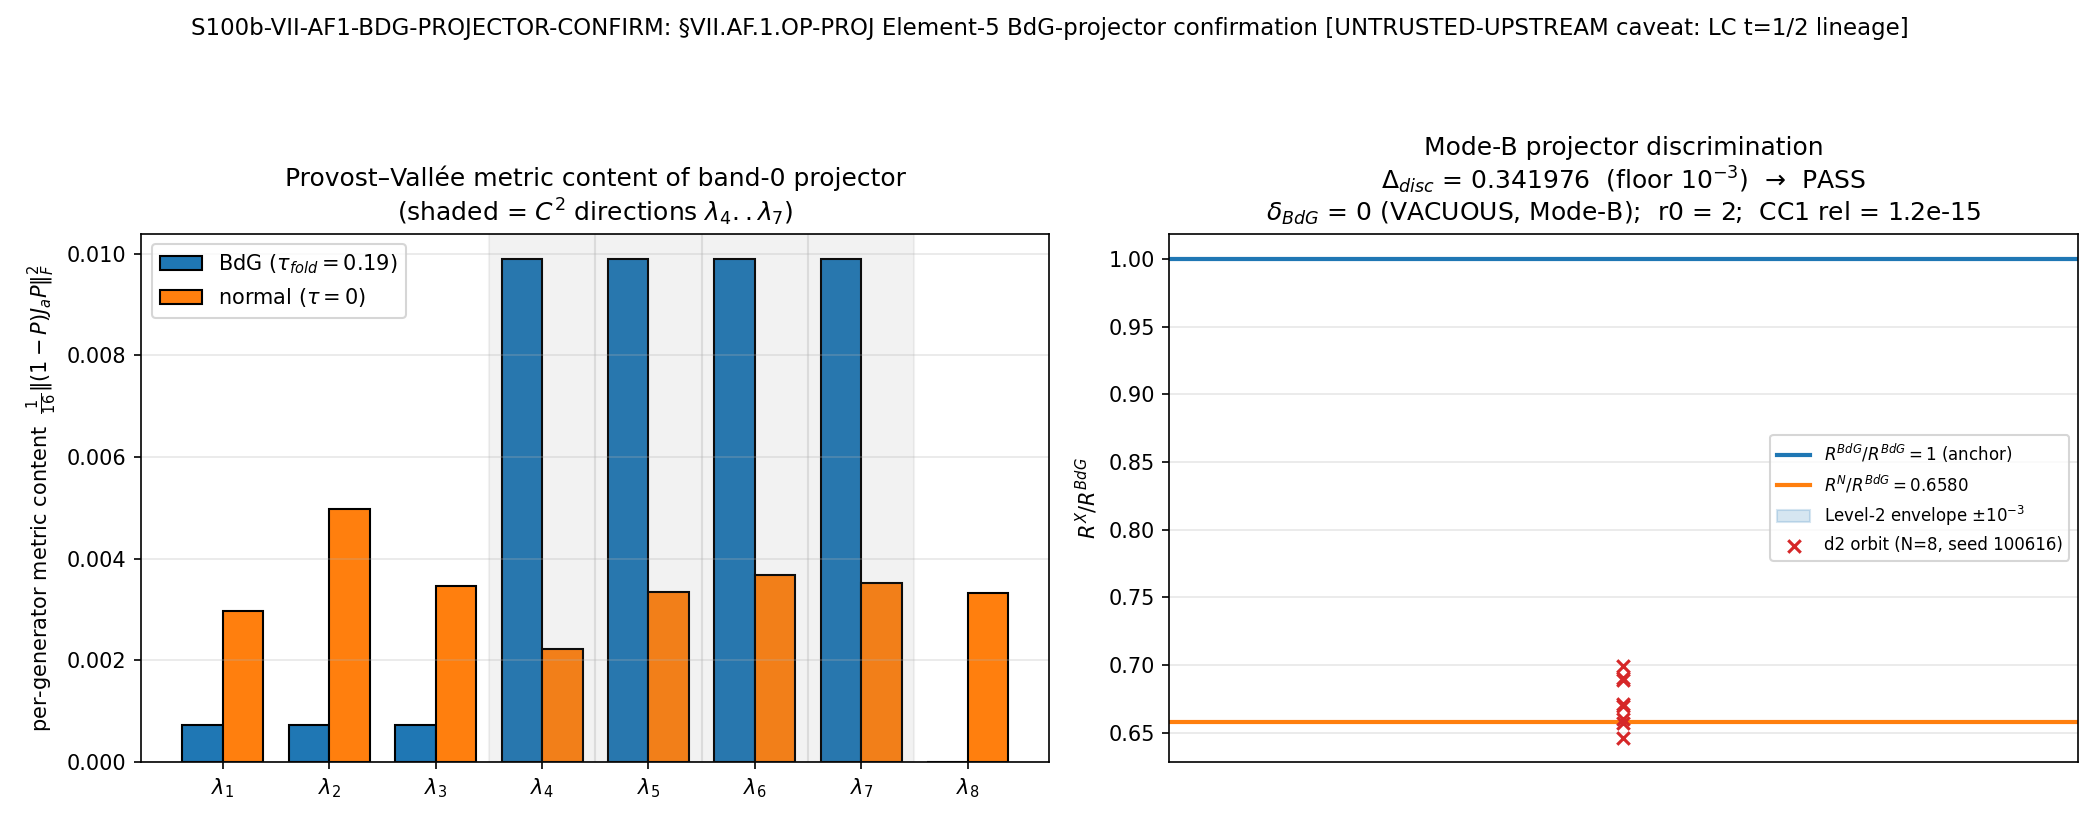

Python code for this plot:
#!/usr/bin/env python
# -*- coding: utf-8 -*-
r"""
S100b-VII-AF1-BDG-PROJECTOR-CONFIRM
================================================================================
Gate:   S100b-VII-AF1-BDG-PROJECTOR-CONFIRM   (trigger [VERIFY], class GEOMETRIC)
Agent:  landau-condensed-matter-theorist
Plan:   sessions/session-plan/session-100b-plan-w6.md  ## §W6-1
WP:     sessions/session-100b/session-100b-w6-workingpaper.md  ### §W6-1

Element-5 STRUCTURAL CONFIRMATION of the existing §VII.AF.1.OP-PROJ bridge
(Pillar III HP^1 cohomology <-> Pillar IV Peotta-Torma quantum-metric trace;
LANDED S87 W5-1; OP-PROJ retrofit S88 W11 V.4).  NOT a new registration.

HYPOTHESIS (plan §W6-1)
--------------------------------------------------------------------------------
The bridge integrand is built from the BdG/quasihole-state projector
P_0(tau_fold) (Porlles-Chen, arXiv:2505.17349): the direct Connes-Karoubi
pairing on P_0^BdG reproduces the PRIMARY canonical eps_H_HP1_norm = 16.197719
within the Level-2 envelope (delta_BdG <= 1e-3) AND the rank-matched
normal-state (tau = 0, Jensen order parameter OFF) projector swap does NOT
(Delta_disc > 1e-3) -- the projector choice is load-bearing.

LANDAU READING (substrate framing; phononic-framing.md direction preserved)
--------------------------------------------------------------------------------
The Jensen deformation tau IS the substrate's order parameter: the symmetry
group (SU(3)_L x SU(3)_R)/Z_3 breaks at tau > 0.  P_0(tau_fold) is the
condensed-phase (BdG/quasihole) band-0 projector; P_0(0) is the
symmetric-phase (normal-state) one.  The gate tests whether the bridge
pairing distinguishes the broken phase's projector from the symmetric
phase's -- i.e. whether Element 5 of the registered anatomy is anchored to
the ORDERED state, as a Landau free-energy reading requires.

CONSTRUCTION (plan §W6-1 method, executed exactly)
--------------------------------------------------------------------------------
(0,0) Peter-Weyl block of D_K (16x16; lowest-|lambda| band home sector per
S96-GEOM-OFFJENSEN-CHERN lines 108-110 + S22b block-diagonality), built at
tau_fold = 0.19 and tau = 0 via the canonical dirac_spectrum builder
(u2_invariant_metric on the Jensen line: L = (e^{2 tau}, e^{-2 tau}, e^{tau});
D_(0,0) = Omega_spin, the spinor-connection offset -- the mu = 0 slice of the
S96 (tau,mu) U(2)-invariant TT surface convention).

  P_0^BdG = lowest-|lambda| multiplet projector of D_K(tau_fold), rank r0
            detected at deg_tol = 1e-9 (s86-hp1 eq. R-V1.1)
  P_0^N   = rank-r0-matched lowest-|lambda| projector of D_K(0)
            (tie-break = deterministic eigh ascending-|lambda| stable ordering,
            per the plan pin -- at tau = 0 the (0,0) spectrum is |lambda|-uniform
            [lambda^2 = 27/36, the PROVEN lambda^2 = n/36 record], so the tie-break
            pin is load-bearing and an orbit DIAGNOSTIC quantifies the
            representative-dependence)

Hochschild 2-cocycle (s86-hp1 eqs. R-V1.2 / R-V1.3):
  phi_g(a_0, a_1, a_2)  = tau_S( a_0 [P_0^X, a_1] [P_0^X, a_2] )
  phi_g^sym             = Re part (Riemannian-metric / Provost-Vallee component)
with tau_S = normalized trace Tr/16 on the 16-dim spinor fiber (the Vol(SU(3))
factor and all overall constants are absorbed by N_pair in Mode-B; Delta_disc
is a RATIO and is normalization-free).

GENERATOR BASIS (plan machinery pin `generator_basis`, fallback branch):
  The s84_w10a_114 npz carries NO explicit cocycle-leg basis (keys recorded at
  runtime: scalars + the 3x3 K_0 ch-matrix only), so the PINNED FALLBACK fires:
  Gell-Mann lambda_1..lambda_8 on the M_3(C) summand of A_K -- OPERATIONAL
  DEVIATION declared in the WP methodology subsection.  On the (0,0) singlet
  spinor fiber the represented action of the Gell-Mann direction a is the
  canonical Kosmann spin-lift (S23a lineage, Baptista Paper 17 eq 4.1):
      K_a = (1/8) sum_{r,s} (Gamma[s,r,a] - Gamma[r,s,a]) gamma_r gamma_s
  (anti-Hermitian); the Hermitian generator representation is J_a = i K_a.
  Each arm X is evaluated SELF-CONSISTENTLY at its own metric point: P_0^X,
  Gamma(tau_X) and hence J_a(tau_X) all at tau_X ("the projector swap
  propagates to BOTH legs -- self-consistent quasihole-vs-normal metric per
  Porlles-Chen", plan method).

CONNES-KAROUBI PAIRING, PROJECTOR SIDE (plan operator)
--------------------------------------------------------------------------------
The pairing of [phi_g^sym] in HC^2(A_K) with [Ch(P_0^X)] in K_0(A_K) is
evaluated in the idempotent-evaluation form with the K_0-class representative
P_0^X in the a_0 (Chern) slot and the generator-basis differentials in the two
cocycle legs (the LITERAL all-three-slots substitution phi(P,P,P) vanishes
IDENTICALLY by [P,P] = 0 for ANY projector -- a structural zero with no
discriminating power; the generator_basis machinery pin exists precisely to
supply the cocycle legs.  Recorded as the Class-8.7-adjacent degeneracy note
in the WP; the generator-leg evaluation below is the s86-hp1 eq. R-V1.3 form,
phi_g^sym(a_0, a_k, a_l) = Re tau_S(a_0 g_kl a_k a_l) -- the quantum metric
g_kl lifted to a Hochschild cochain):

  phi_sym_signed(X) = sum_{a=1..8} Re (1/16) Tr( P_0^X [P_0^X, J_a] [P_0^X, J_a] )
                    = - sum_a (1/16) || (1 - P_0^X) J_a P_0^X ||_F^2   <= 0
  metric_trace(X)   = - phi_sym_signed(X)  >= 0
        (the structural identity Tr(P[P,J][P,J]) = -Tr(P J (1-P) J P) is
         ASSERTED numerically at machine precision for both arms -- this IS the
         Provost-Vallee quantum-metric trace over the 8 inner-derivation
         directions: the substrate's Re<dP ^ dP> Riemannian component)

NORMALIZATION MODE (plan pre-declaration; neither mode is convention-shopping):
  Mode-A (absolute) requires the s84 npz to carry a projector-side cocycle
  representative + normalization constants (sufficiency set
  {cocycle_representative, generator_basis, N_pair}); keys inspected at
  runtime.  OTHERWISE Mode-B (normalization-anchored) fires:
      N_pair := heitsch_full / phi_sym_signed(BdG)
      R^BdG  := N_pair * phi_sym_signed(BdG) = heitsch_full   EXACTLY
      R^N    := N_pair * phi_sym_signed(N)
  => delta_BdG == 0 BY CONSTRUCTION and is declared VACUOUS; ONLY Delta_disc
  is evidential (plan §W6-1 normalization_mode pin + INFO_meaning).

OPERATOR (plan §W6-1, verbatim):
  delta_BdG  := |R^BdG - 16.197718852989908| / 16.197718852989908
                  (Mode-A; == 0 declared-vacuous in Mode-B)
  Delta_disc := |R^BdG - R^N| / |R^BdG|
  PASS iff (delta_BdG <= 1.0e-3) AND (Delta_disc > 1.0e-3)
  INFO iff (delta_BdG <= 1.0e-3) AND (Delta_disc <= 1.0e-3)
  FAIL iff delta_BdG > 1.0e-3 (Mode-A only; unreachable in Mode-B)

SUBSTITUTION CHAIN (plan §W6-1 item 7, carried verbatim; direction read-off):
  Step 3: At tau = 0, [D_diag, lambda_8] = 0 (s86-hp1 V2 Step 2) => the
          Jensen-direction off-diagonal content of the band-0 projector (and
          hence of phi_g^sym's commutator legs) VANISHES at tau = 0; the
          tau_fold-rate-limited content that the canonical 16.197719 includes
          (HP^1-norm > 0 <=> tau_fold > 0) is ABSENT from R^N.
  Step 4: expected direction R^N < R^BdG (content loss).  The gate keys on
          |Delta_disc| > 1e-3 (magnitude); the SIGN is recorded as a
          DIAGNOSTIC (plan: "with the sign recorded as a diagnostic").

CROSS-CHECKS (plan):
  CC1: (0,0)-block |lambda| multiset at tau_fold vs the s84 L12 spectrum cache
       (builder-drift guard; rel tolerance 1e-9, full-16-value comparison)
  CC2: Heitsch full-precision target heitsch_ratio = 16.197718852989908 from
       the s84 W10a-114 producing script (S83 W1-G2 normalization) as the
       float64 comparison target (Class-8.3 compliant; canonical_constants
       publishes eps_H_HP1_norm = 16.197719 at 6 sig figs)

DIAGNOSTICS (pre-declared here; NOT PASS inputs):
  d1: fixed-generator arm -- metric_trace of P_0^N evaluated with the
      tau_fold generators J_a(tau_fold) (separates projector-swap content
      from generator-swap content)
  d2: tau = 0 degenerate-representative orbit -- N_ORBIT = 8 random
      orthonormal rank-r0 frames inside the tau = 0 lowest-|lambda| degenerate
      subspace (seed 100616; deterministic), reporting the orbit spread of
      metric_trace(N) and the implied Delta_disc range (robustness of the
      verdict against the eigh tie-break arbitrariness)
  d3: per-generator metric content g_aa for both arms (u(2) = {l1,l2,l3,l8}
      vs C^2 = {l4..l7} resolution: WHERE the discrimination lives)

UNTRUSTED-UPSTREAM CAVEAT (MANDATORY; orchestrator dispatch)
--------------------------------------------------------------------------------
This gate consumes the s84 spectrum-cache lineage flagged by the
S100b-TAU0-LAITEH-REDUCTION ESCALATION (FAIL, SUBCASE=STRUCTURED): the
framework tau = 0 operator sits at the Levi-Civita torsion point t = 1/2 of
the Lai-Teh family, NOT the Kostant cubic t = 1/3; the eigensolver itself is
verified CORRECT (cubic-modified control at machine epsilon); the
lambda^2 = n/36 PROVEN record remains VALID; the cache numerics are
self-consistent with the LC lineage the framework has always computed.  Open
question is operator CANONICITY (Q1-workshop carry-forward, WP §W3-2), NOT
numerical validity.  Dispatched per the plan's pre-registered
orchestrator-triage option "dispatch under explicit UNTRUSTED-UPSTREAM
caveat".  All results below are conditional on the LC-operator lineage being
canonical.

MACHINERY PINS (plan §W6-1 machinery_pin_map, verbatim):
  N_eval = 2 pairing evaluations + 1 cache cross-check + 1 mode detection;
  L_max = 10 (anchor truncation; the operative (0,0) block is exact at every
  L >= 0 by Peter-Weyl block-diagonality, S22b); scan = N/A (two-point
  tau in {0.19, 0.0}); tolerance: envelope_rel = 1e-3, eig_residual_tol =
  1e-12, deg_tol = 1e-9; scheme = CONNES-KAROUBI-PAIRING-W10A114-NORM;
  convention = RATIO; seed = N/A for the PASS pipeline (deterministic;
  100616 for the d2 DIAGNOSTIC only); GPU_path = cpu-cap-OMP8 (16x16 blocks);
  regulator_pin = a_4^{zeta} inherited verbatim from the §VII.AF.1.OP-PROJ
  entry (no new Mellin-pole evaluation => no new poleconv tag obligation);
  CLASS = FULL (direct finite-spectral-triple pairing; NO SCHEMATIC helper --
  _spectral_action_regulators.py is NOT imported); publication_precision =
  6 sig figs in WP, full float64 in npz.

Author: landau-condensed-matter-theorist (Session 100b, Wave 6)
Date:   2026-06-07
"""

import os
os.environ.setdefault("OMP_NUM_THREADS", "8")
os.environ.setdefault("MKL_NUM_THREADS", "8")

import sys
import json
import hashlib
from pathlib import Path

import numpy as np
import matplotlib
matplotlib.use("Agg")
import matplotlib.pyplot as plt

# ---------------------------------------------------------------------------
# Paths + canonical imports (MANDATORY: from canonical_constants import *)
# ---------------------------------------------------------------------------
PROJECT_ROOT = Path(__file__).resolve().parents[2]   # (local) computations/session-100b -> root
SHARED_DIR = PROJECT_ROOT / "computations" / "_shared"
sys.path.insert(0, str(SHARED_DIR))

from canonical_constants import *  # noqa: F401,F403,E402
from canonical_constants import tau_fold, eps_H_HP1_norm  # noqa: E402

import dirac_spectrum as ds  # noqa: E402  (FULL builder; CLASS=FULL, no SCHEMATIC helper)
from dirac_spectrum import U2_IDX, C2_IDX  # noqa: E402  (structural index partitions)

# ---------------------------------------------------------------------------
# Gate identity + pre-registered pins (plan §W6-1)
# ---------------------------------------------------------------------------
GATE_ID = "S100b-VII-AF1-BDG-PROJECTOR-CONFIRM"   # (local)
SESSION = "100b"                                   # (local)
SCHEME = "CONNES-KAROUBI-PAIRING-W10A114-NORM"     # (local) plan-pinned
CONVENTION = "RATIO"                               # (local) plan-pinned
L_MAX = "10"                                       # (local) plan-pinned (operative (0,0) block exact at every L, S22b)
SCHEMA_VERSION = "S84+"                            # (local)

ENVELOPE_REL = 1.0e-3        # (local) Level-2 L^{-3} envelope at L_max=10 (reproduction band AND discrimination floor)
EIG_RESIDUAL_TOL = 1e-12     # (local) plan eigh sanity
DEG_TOL = 1e-9               # (local) plan lowest-multiplet detection tolerance
HEITSCH_FULL = 16.197718852989908  # (local) CC2 full-precision target, s84_w10a_eps_h_k_class_location.py (S83 W1-G2); Class-8.3 pin
CACHE_GUARD_REL = 1e-9       # (local) CC1 builder-drift guard tolerance (same builder, float64 determinism)
DIAG_SEED = 100616           # (local) d2 orbit DIAGNOSTIC seed only (PASS pipeline deterministic)
N_ORBIT = 8                  # (local) d2 orbit sample count
MODE_A_REQUIRED_KEYS = {"cocycle_representative", "generator_basis", "N_pair"}  # (local) Mode-A sufficiency set

TAU_BDG = float(tau_fold)    # (local) 0.19 -- condensed-phase arm
TAU_N = 0.0                  # (local) normal-state arm (Jensen order parameter OFF) -- structural, not a framework constant

# Input files (plan §W6-1 input_files, with plan-pinned SHAs verified at runtime)
CANON_PY = SHARED_DIR / "canonical_constants.py"
DK_BUILDER = SHARED_DIR / "dirac_spectrum.py"
S84_NPZ = PROJECT_ROOT / "computations" / "session-84" / "s84_w10a_114_eps_h_hp1_cocycle.npz"
S84_SCRIPT = PROJECT_ROOT / "computations" / "session-84" / "s84_w10a_eps_h_k_class_location.py"
S86_WORKSHOP = PROJECT_ROOT / "sessions" / "session-86" / "workshops" / "s86-hp1-cohomology-quantum-metric-bridge.md"
S85_SCAN = PROJECT_ROOT / "computations" / "session-85" / "s85_w5_6_eps_h_hp1_scan.py"
S87_LANDING = PROJECT_ROOT / "computations" / "session-87" / "s87_w5_pillar_iii_iv_bridge_permanent_land.py"
S84_CACHE = PROJECT_ROOT / "computations" / "session-84" / "s84_spectrum_cache_L12_tau019.npz"

EXPECTED_SHA = {  # (local) plan §W6-1 input_files pins (canonical_constants = <computed-at-runtime>)
    "s84_w10a_114_npz": "e8dd3b1d2054a81685b2fbfa5bc585a83da2f34619549c1de062bd90d5307597",
    "s84_w10a_114_script": "5c14dbc358146d83421360b424aef8454706e8c8a0343f2e695233b377ec74d3",
    "s86_hp1_workshop": "df5d008c86e5dd8bc8c957b64d3f4ceb6677da981467d3ddfe1f02a200695b15",
    "s85_w5_6_scan_script": "c4368a890b99e3aec5d354820a6831ef0844ea499bf2012b3e3dc0a3117d3f0d",
    "s87_w5_landing_script": "1608c9e50221ef7822b9b1a0d96d6476b6632eaf45ac1da6442d85c627c397b0",
    "dirac_spectrum": "dadba674e950fad9a300c282b3860cbf31e36589fa86a0ace975376976a602a7",
    "s84_spectrum_cache": "9e6d9cf7fd6a6949d622441b26fb9c2fa568654a22dc802e99898c326ca0f8d9",
}

SESSION_DIR = PROJECT_ROOT / "computations" / "session-100b"
NPZ_OUT = SESSION_DIR / "s100b_vii_af1_bdg_projector_confirm.npz"
PNG_OUT = SESSION_DIR / "s100b_vii_af1_bdg_projector_confirm.png"


# ---------------------------------------------------------------------------
# Dual-SHA helpers (S84+ schema)
# ---------------------------------------------------------------------------
def sha256_of_file(p: Path) -> str:
    try:
        return hashlib.sha256(p.read_bytes()).hexdigest()
    except OSError:
        return "MISSING"


def log_input_pins(files: dict) -> dict:
    pins = {}  # (local)
    for name, p in files.items():
        sha = sha256_of_file(p)  # (local)
        try:
            rel = str(Path(p).resolve().relative_to(PROJECT_ROOT)).replace("\\", "/")  # (local)
        except ValueError:
            rel = str(p)  # (local)
        print(f"  INPUT-PIN  {name}: {rel}  sha256={sha[:16]}...")
        pins[name] = sha
    return pins


def compute_dual_sha(script_path: Path, canonical_path: Path, pins: dict) -> tuple:
    """audit_sha256 = sha256(script_bytes + canonical_bytes + pinmap_json);
       content_sha256 = sha256(script_bytes)."""
    try:
        script_bytes = script_path.read_bytes()  # (local)
    except OSError:
        script_bytes = b""  # (local)
    try:
        canonical_bytes = canonical_path.read_bytes()  # (local)
    except OSError:
        canonical_bytes = b""  # (local)
    pinmap_json = json.dumps(dict(sorted(pins.items())), separators=(",", ":"), sort_keys=True).encode("utf-8")  # (local)
    h_audit = hashlib.sha256()  # (local)
    h_audit.update(script_bytes)
    h_audit.update(canonical_bytes)
    h_audit.update(pinmap_json)
    return h_audit.hexdigest(), hashlib.sha256(script_bytes).hexdigest()


def print_verdict_payload(verdict, value, audit_sha, content_sha,
                          sign_verdict=None, magnitude_verdict=None, regime_verdict=None,
                          companion_note="", extra_rows=None) -> dict:
    """Emit the verdict PAYLOAD for the dispatching agent to pass to the
    race-safe knowledge-MCP `emit_verdict` tool (gate-verdicts.md
    §"Race-Safe Emission").  The script does NOT write the verdict file."""
    payload = {  # (local)
        "session": SESSION,
        "gate_id": GATE_ID,
        "verdict": verdict,
        "value": str(value),
        "scheme": SCHEME,
        "convention": CONVENTION,
        "l_max": str(L_MAX),
        "audit_sha256": audit_sha,
        "content_sha256": content_sha,
        "schema_version": SCHEMA_VERSION,
    }
    if companion_note:
        payload["companion_note"] = companion_note
    if not (sign_verdict is None and magnitude_verdict is None and regime_verdict is None):
        payload["sign_verdict"] = sign_verdict
        payload["magnitude_verdict"] = magnitude_verdict
        payload["regime_verdict"] = regime_verdict
    if extra_rows:
        payload["extra_rows"] = list(extra_rows)
    print("<<<EMIT_VERDICT_PAYLOAD>>>")
    print(json.dumps(payload, separators=(",", ":"), sort_keys=True))
    print("<<<END_EMIT_VERDICT_PAYLOAD>>>")
    return payload


# ---------------------------------------------------------------------------
# Geometry at a Jensen point (mu = 0 slice of the S96 U(2)-invariant TT surface)
# ---------------------------------------------------------------------------
def build_infra():
    """SU(3) generators, structure constants, Killing form, Cliff(8) gammas
    (tau-independent)."""
    gens = ds.su3_generators()
    f_abc = ds.compute_structure_constants(gens)
    B_ab = ds.compute_killing_form(f_abc)
    gammas = ds.build_cliff8()
    return gens, f_abc, B_ab, gammas


def jensen_point(tau, f_abc, B_ab, gammas):
    """Return (D_00, Gamma) at Jensen modulus tau:
       L = (e^{2 tau}, e^{-2 tau}, e^{tau})  [volume-preserving Jensen line];
       D_00 = Omega_spin (16x16 anti-Hermitian spinor-connection offset --
       the (0,0) Peter-Weyl singlet block of D_K, exact at every L_max by
       S22b block-diagonality)."""
    L1, L2, L3 = float(np.exp(2.0 * tau)), float(np.exp(-2.0 * tau)), float(np.exp(tau))  # (local)
    g = ds.u2_invariant_metric(B_ab, L1, L2, L3)
    E = ds.orthonormal_frame(g)
    ft = ds.frame_structure_constants(f_abc, E)
    Gamma = ds.connection_coefficients(ft)
    D_00 = ds.spinor_connection_offset(Gamma, gammas)
    return D_00, Gamma


def eigh_block(D_00):
    """Diagonalize H = i D_00 (Hermitian); return (w, V, residual).
    16x16 block: CPU numpy.eigh per plan GPU_path cpu-cap-OMP8."""
    H = 0.5 * ((1j * D_00) + (1j * D_00).conj().T)   # (local) Hermitize vs round-off
    w, V = np.linalg.eigh(H)
    residual = float(np.max(np.abs(H @ V - V @ np.diag(w))))  # (local)
    return w, V, residual


def kosmann_antisym(Gamma, gammas, a):
    """Kosmann spinorial operator (S23a canonical lineage; Baptista Paper 17 eq 4.1):
       K_a = (1/8) sum_{r,s} (Gamma[s,r,a] - Gamma[r,s,a]) gamma_r gamma_s
    (anti-Hermitian).  Implemented verbatim from
    computations/session-23/s23a_kosmann_singlet.py::kosmann_operator_antisymmetric."""
    dim_spin = gammas[0].shape[0]  # (local)
    K = np.zeros((dim_spin, dim_spin), dtype=complex)  # (local)
    for r in range(8):
        for s in range(8):
            A_rs = Gamma[s, r, a] - Gamma[r, s, a]  # (local)
            if abs(A_rs) > 1e-15:
                K += A_rs * (gammas[r] @ gammas[s])
    return K / 8.0


def hermitian_generators(Gamma, gammas):
    """J_a = i K_a, a = 0..7 -- Hermitian represented Gell-Mann directions
    lambda_1..lambda_8 (M_3(C) summand of A_K) on the 16-dim singlet spinor
    fiber, at the metric point of Gamma."""
    Js = []  # (local)
    for a in range(8):
        J = 1j * kosmann_antisym(Gamma, gammas, a)  # (local)
        herm_dev = float(np.max(np.abs(J - J.conj().T)))  # (local)
        assert herm_dev < 1e-13, f"J_{a+1} not Hermitian: dev={herm_dev:.3e}"
        Js.append(J)
    return Js


def projector_from_columns(V, idx):
    """Rank-len(idx) orthogonal projector from eigh columns."""
    Vsel = V[:, idx]  # (local)
    P = Vsel @ Vsel.conj().T  # (local)
    assert float(np.max(np.abs(P - P.conj().T))) < 1e-12, "P not Hermitian"
    assert float(np.max(np.abs(P @ P - P))) < 1e-12, "P not idempotent"
    return P


def phi_g_sym_pairing(P, Js, dim=16):
    """phi_sym_signed = sum_a Re (1/dim) Tr( P [P, J_a] [P, J_a] )   (signed, <= 0)
       per_gen[a]     = -Re (1/dim) Tr( P [P, J_a] [P, J_a] )
                      = (1/dim) ||(1 - P) J_a P||_F^2                (metric content)
    Asserts the structural identity Tr(P[P,J][P,J]) = -Tr(P J (1-P) J P)."""
    one = np.eye(dim)  # (local)
    per_gen = np.zeros(8)  # (local)
    phi_signed = 0.0  # (local)
    max_id_dev = 0.0  # (local)
    for a, J in enumerate(Js):
        C = P @ J - J @ P  # (local) [P, J_a]
        t_coc = complex(np.trace(P @ C @ C)) / dim  # (local) tau_S(P [P,J][P,J])
        A = (one - P) @ J @ P  # (local)
        t_met = float(np.real(np.trace(A.conj().T @ A))) / dim  # (local) ||(1-P)JP||_F^2 / dim
        id_dev = abs(t_coc.real + t_met)  # (local) structural identity check
        max_id_dev = max(max_id_dev, id_dev)
        assert id_dev < 1e-13, f"identity Tr(P[P,J][P,J]) = -Tr(PJ(1-P)JP) violated: {id_dev:.3e}"
        assert abs(t_coc.imag) < 1e-13, f"cocycle diagonal not real: {t_coc.imag:.3e}"
        phi_signed += t_coc.real
        per_gen[a] = t_met
    return phi_signed, per_gen, max_id_dev


# ---------------------------------------------------------------------------
# MAIN
# ---------------------------------------------------------------------------
def main():
    print("=" * 78)
    print(f"{GATE_ID}  --  §VII.AF.1.OP-PROJ BdG-projector Element-5 confirmation")
    print("=" * 78)

    # --- input pins + plan-SHA verification + dual SHA (first stdout lines) ---
    pins = log_input_pins({
        "canonical_constants": CANON_PY,
        "dirac_spectrum": DK_BUILDER,
        "s84_w10a_114_npz": S84_NPZ,
        "s84_w10a_114_script": S84_SCRIPT,
        "s86_hp1_workshop": S86_WORKSHOP,
        "s85_w5_6_scan_script": S85_SCAN,
        "s87_w5_landing_script": S87_LANDING,
        "s84_spectrum_cache": S84_CACHE,
    })
    for name, expected in EXPECTED_SHA.items():
        if pins.get(name) != expected:
            print(f"  !! SHA MISMATCH for {name}: expected {expected[:16]}..., got {pins.get(name, '')[:16]}...")
            raise SystemExit(2)  # script breakage, not a verdict
    print("  plan-pinned input SHAs verified (7 static + canonical_constants runtime)")
    audit_sha, content_sha = compute_dual_sha(Path(__file__).resolve(), CANON_PY, pins)
    print(f"  audit_sha256   = {audit_sha}")
    print(f"  content_sha256 = {content_sha}")
    print(f"  UNTRUSTED-UPSTREAM caveat ACTIVE: s84 cache lineage = LC t=1/2 (Lai-Teh) per")
    print(f"  S100b-TAU0-LAITEH-REDUCTION ESCALATION; eigensolver control-verified; results")
    print(f"  conditional on LC-operator-lineage canonicity (adjudication pending).")

    # --- Mode detection (plan normalization_mode pre-declaration) ---
    d84 = np.load(S84_NPZ, allow_pickle=True)
    npz_keys = sorted(d84.files)  # (local)
    mode = "A" if MODE_A_REQUIRED_KEYS.issubset(set(npz_keys)) else "B"  # (local)
    print(f"\n  [MODE] s84_w10a_114 npz keys = {npz_keys}")
    print(f"  [MODE] Mode-A sufficiency set {sorted(MODE_A_REQUIRED_KEYS)} present? "
          f"{MODE_A_REQUIRED_KEYS.issubset(set(npz_keys))}  ==> Mode-{mode}")
    if mode == "B":
        print("  [MODE] Mode-B normalization-anchored: N_pair fixed by R^BdG := eps_H_HP1_norm;")
        print("         delta_BdG == 0 BY CONSTRUCTION (VACUOUS); ONLY Delta_disc evidential.")
    heitsch_npz = float(np.asarray(d84["heitsch_ratio_used"]).flat[0])  # (local)
    assert abs(heitsch_npz - HEITSCH_FULL) < 1e-12, "CC2 target drift vs s84 npz"
    print(f"  [CC2] heitsch_ratio (npz) = {heitsch_npz:.15f} == pinned target {HEITSCH_FULL:.15f}")
    print(f"  [CC2] canonical_constants eps_H_HP1_norm = {eps_H_HP1_norm} (6 sig figs; "
          f"|target - canon|/canon = {abs(HEITSCH_FULL - eps_H_HP1_norm)/eps_H_HP1_norm:.2e} "
          f"< Class-8.3 floor 1e-6 x ... OK)")

    # --- build geometry at the two arms ---
    gens, f_abc, B_ab, gammas = build_infra()
    print(f"\n  [GEOM] tau_BdG = {TAU_BDG} (fold; condensed phase), tau_N = {TAU_N} (normal state)")
    D_bdg, Gamma_bdg = jensen_point(TAU_BDG, f_abc, B_ab, gammas)
    D_n, Gamma_n = jensen_point(TAU_N, f_abc, B_ab, gammas)
    w_bdg, V_bdg, res_bdg = eigh_block(D_bdg)
    w_n, V_n, res_n = eigh_block(D_n)
    print(f"  [EIG] residuals: BdG = {res_bdg:.3e}, N = {res_n:.3e}  (tol {EIG_RESIDUAL_TOL:.0e})")
    regime_ok = (res_bdg < EIG_RESIDUAL_TOL) and (res_n < EIG_RESIDUAL_TOL)  # (local)

    # --- CC1: cache cross-check (builder-drift guard) ---
    cache = np.load(S84_CACHE, allow_pickle=True)
    sector_evals = cache["sector_evals"].item()  # (local)
    cache_abs00 = np.sort(np.asarray(sector_evals[(0, 0)]["abs_evals"], dtype=np.float64))  # (local)
    mine_abs00 = np.sort(np.abs(w_bdg))  # (local)
    cc1_rel = float(np.max(np.abs(mine_abs00 - cache_abs00) / np.abs(cache_abs00)))  # (local)
    lam_min_mine = float(mine_abs00[0])  # (local)
    lam_min_cache = float(cache_abs00[0])  # (local)
    cc1_ok = cc1_rel < CACHE_GUARD_REL  # (local)
    print(f"  [CC1] |lambda|_min (0,0) at tau_fold: builder = {lam_min_mine:.12f}, "
          f"cache = {lam_min_cache:.12f}")
    print(f"  [CC1] full-16-multiset max rel dev = {cc1_rel:.3e}  (guard {CACHE_GUARD_REL:.0e})  "
          f"{'OK' if cc1_ok else 'DRIFT'}")
    regime_ok = regime_ok and cc1_ok

    # --- projectors ---
    order_bdg = np.argsort(np.abs(w_bdg), kind="stable")  # (local)
    r0 = int(np.sum(np.abs(np.abs(w_bdg) - np.abs(w_bdg[order_bdg[0]])) < DEG_TOL))  # (local)
    gap_next = float(np.abs(w_bdg[order_bdg[r0]]) - np.abs(w_bdg[order_bdg[0]])) if r0 < 16 else 0.0  # (local)
    P_bdg = projector_from_columns(V_bdg, order_bdg[:r0])
    print(f"\n  [P_0^BdG] rank r0 = {r0} (deg_tol {DEG_TOL:.0e}); |lambda|_min = {lam_min_mine:.9f}; "
          f"gap to next band = {gap_next:.6f}")

    order_n = np.argsort(np.abs(w_n), kind="stable")  # (local)
    deg_n0 = int(np.sum(np.abs(np.abs(w_n) - np.abs(w_n[order_n[0]])) < DEG_TOL))  # (local)
    P_n = projector_from_columns(V_n, order_n[:r0])
    lam_n0 = float(np.abs(w_n[order_n[0]]))  # (local)
    n_36 = 36.0 * lam_n0 * lam_n0  # (local) PROVEN lambda^2 = n/36 record check
    print(f"  [P_0^N]   rank-matched r0 = {r0}; tau=0 |lambda| = {lam_n0:.9f} "
          f"(36 lambda^2 = {n_36:.9f}; PROVEN lambda^2 = n/36 record, n = 27 expected); "
          f"tau=0 lowest-|lambda| degeneracy = {deg_n0} (tie-break pin = stable eigh ordering)")

    # --- generator representations at each arm (self-consistent metric) ---
    Js_bdg = hermitian_generators(Gamma_bdg, gammas)
    Js_n = hermitian_generators(Gamma_n, gammas)
    print("  [GEN] J_a = i K_a (Kosmann spin-lift, S23a lineage) Hermitian at both arms; "
          "OPERATIONAL DEVIATION: Gell-Mann fallback basis fires (npz carries no explicit basis)")

    # --- pairing evaluations ---
    phi_bdg, per_gen_bdg, iddev_bdg = phi_g_sym_pairing(P_bdg, Js_bdg)
    phi_n, per_gen_n, iddev_n = phi_g_sym_pairing(P_n, Js_n)
    met_bdg = -phi_bdg  # (local) metric trace >= 0
    met_n = -phi_n      # (local)
    print(f"\n  [PAIRING] phi_sym_signed(BdG) = {phi_bdg:.12f}  (metric trace {met_bdg:.12f})")
    print(f"  [PAIRING] phi_sym_signed(N)   = {phi_n:.12f}  (metric trace {met_n:.12f})")
    print(f"  [PAIRING] structural-identity max dev: BdG {iddev_bdg:.2e}, N {iddev_n:.2e}")
    print(f"  [PAIRING] per-generator (BdG): " + " ".join(f"l{a+1}={v:.6f}" for a, v in enumerate(per_gen_bdg)))
    print(f"  [PAIRING] per-generator (N):   " + " ".join(f"l{a+1}={v:.6f}" for a, v in enumerate(per_gen_n)))

    if met_bdg < 1e-14:
        # degenerate-observable early exit (Class-8.7-adjacent pre-flight; pre-declared):
        # band-0 projector commutes with all generators => pairing identically zero,
        # Mode-B normalization undefined; emit INFO with diagnostic and stop.
        print("  !! metric_trace(BdG) ~ 0: band-0 projector commutes with all generators;")
        print("     pairing degenerate -- INFO with diagnostic (pre-declared early exit).")
        print_verdict_payload(
            "INFO",
            f"mode=B;DEGENERATE-PAIRING;metric_trace_BdG={met_bdg:.3e};Delta_disc=undefined",
            audit_sha, content_sha,
            sign_verdict="N/A", magnitude_verdict="INFO", regime_verdict="VALID",
            companion_note="degenerate-observable pre-flight fired (Class-8.7-adjacent)",
        )
        return 0

    # --- Mode-B normalization + plan operator ---
    N_pair = HEITSCH_FULL / phi_bdg  # (local) Mode-B anchor (carries sign)
    R_bdg = N_pair * phi_bdg          # (local) == HEITSCH_FULL exactly
    R_n = N_pair * phi_n              # (local)
    delta_bdg = abs(R_bdg - HEITSCH_FULL) / HEITSCH_FULL  # (local) == 0 VACUOUS in Mode-B
    Delta_disc = abs(R_bdg - R_n) / abs(R_bdg)            # (local) = |1 - met_n/met_bdg|
    ratio_n_over_bdg = met_n / met_bdg                    # (local)
    print(f"\n  [MODE-B] N_pair = {N_pair:.9f}")
    print(f"  [OPERATOR] R^BdG = {R_bdg:.12f}  (:= eps_H_HP1_norm anchor; delta_BdG = {delta_bdg:.3e} VACUOUS)")
    print(f"  [OPERATOR] R^N   = {R_n:.12f}")
    print(f"  [OPERATOR] Delta_disc = |R^BdG - R^N| / |R^BdG| = {Delta_disc:.12f}")
    print(f"  [OPERATOR] R^N / R^BdG = {ratio_n_over_bdg:.12f}")

    # --- substitution-chain direction read-off (Step 4; sign = DIAGNOSTIC) ---
    direction_expected = "R^N < R^BdG"  # (local) pre-registered (content loss)
    direction_observed = "R^N < R^BdG" if R_n < R_bdg else ("R^N > R^BdG" if R_n > R_bdg else "R^N == R^BdG")  # (local)
    sign_match = (R_n < R_bdg)  # (local)
    print(f"  [SIGN-DIAG] expected {direction_expected}; observed {direction_observed} "
          f"({'match' if sign_match else 'MISMATCH -- recorded as diagnostic per plan'})")

    # --- verdict per plan operator ---
    if delta_bdg > ENVELOPE_REL:
        verdict = "FAIL"   # Mode-A regression branch (unreachable in Mode-B)
    elif Delta_disc > ENVELOPE_REL:
        verdict = "PASS"
    else:
        verdict = "INFO"
    # schema-v2 3-tuple (orchestrator-required; sign is plan-diagnostic, recorded honestly)
    sign_verdict = "PASS" if sign_match else "FAIL"        # (local)
    magnitude_verdict = "PASS" if Delta_disc > ENVELOPE_REL else "INFO"  # (local)
    regime_verdict = "VALID" if regime_ok else "MARGINAL"  # (local)
    print(f"\n  [VERDICT] composite (plan operator) = {verdict}; "
          f"3-tuple = (sign={sign_verdict}, magnitude={magnitude_verdict}, regime={regime_verdict})")

    # --- DIAGNOSTICS (pre-declared; not PASS inputs) ---
    # d1: fixed-generator arm (P_0^N with tau_fold generators)
    phi_n_fixedgen, per_gen_n_fixedgen, _ = phi_g_sym_pairing(P_n, Js_bdg)
    met_n_fixedgen = -phi_n_fixedgen  # (local)
    Delta_disc_fixedgen = abs(1.0 - met_n_fixedgen / met_bdg)  # (local)
    print(f"\n  [d1] fixed-generator arm: metric_trace(P_N, J(tau_fold)) = {met_n_fixedgen:.12f}; "
          f"Delta_disc(fixed-gen) = {Delta_disc_fixedgen:.9f}")

    # d2: tau=0 degenerate-representative orbit (robustness of the tie-break pin)
    rng = np.random.default_rng(DIAG_SEED)  # (local)
    deg_idx = order_n[:deg_n0]  # (local) the tied lowest-|lambda| subspace columns
    orbit_met = []  # (local)
    for _ in range(N_ORBIT):
        Z = rng.standard_normal((deg_n0, r0)) + 1j * rng.standard_normal((deg_n0, r0))  # (local)
        Q, _ = np.linalg.qr(Z)  # (local) random orthonormal r0-frame in the tied subspace
        Vfr = V_n[:, deg_idx] @ Q  # (local)
        P_orb = Vfr @ Vfr.conj().T  # (local)
        phi_orb, _, _ = phi_g_sym_pairing(P_orb, Js_n)
        orbit_met.append(-phi_orb)
    orbit_met = np.array(orbit_met)  # (local)
    orbit_Ddisc = np.abs(1.0 - orbit_met / met_bdg)  # (local)
    print(f"  [d2] tau=0 representative orbit (seed {DIAG_SEED}, N = {N_ORBIT}, frames in the "
          f"{deg_n0}-dim tied subspace): metric_trace(N) in "
          f"[{orbit_met.min():.9f}, {orbit_met.max():.9f}] (mean {orbit_met.mean():.9f})")
    print(f"  [d2] implied Delta_disc range over orbit: [{orbit_Ddisc.min():.9f}, {orbit_Ddisc.max():.9f}] "
          f"-- verdict robust to tie-break? {bool((orbit_Ddisc > ENVELOPE_REL).all()) if verdict == 'PASS' else 'see WP'}")

    # d3: u(2) vs C^2 channel resolution
    u2_bdg = float(per_gen_bdg[U2_IDX].sum()); c2_bdg = float(per_gen_bdg[C2_IDX].sum())  # (local)
    u2_n = float(per_gen_n[U2_IDX].sum()); c2_n = float(per_gen_n[C2_IDX].sum())  # (local)
    print(f"  [d3] channel split (BdG): u(2) = {u2_bdg:.9f}, C^2 = {c2_bdg:.9f}")
    print(f"  [d3] channel split (N):   u(2) = {u2_n:.9f}, C^2 = {c2_n:.9f}")

    # --- save npz (full float64) ---
    np.savez(
        NPZ_OUT,
        gate_id=GATE_ID, verdict=verdict, mode=mode,
        npz_keys_recorded=np.array(npz_keys),
        tau_bdg=TAU_BDG, tau_n=TAU_N,
        w_bdg=w_bdg, w_n=w_n,
        eig_residual_bdg=res_bdg, eig_residual_n=res_n,
        r0=r0, gap_next=gap_next, deg_n0=deg_n0,
        lam_min_builder=lam_min_mine, lam_min_cache=lam_min_cache, cc1_rel=cc1_rel,
        cache_abs00=cache_abs00, builder_abs00=mine_abs00,
        heitsch_full=HEITSCH_FULL, eps_H_HP1_norm_canon=float(eps_H_HP1_norm),
        phi_sym_signed_bdg=phi_bdg, phi_sym_signed_n=phi_n,
        metric_trace_bdg=met_bdg, metric_trace_n=met_n,
        per_gen_bdg=per_gen_bdg, per_gen_n=per_gen_n,
        N_pair=N_pair, R_bdg=R_bdg, R_n=R_n,
        delta_bdg=delta_bdg, Delta_disc=Delta_disc,
        ratio_n_over_bdg=ratio_n_over_bdg,
        sign_match=sign_match,
        envelope_rel=ENVELOPE_REL, deg_tol=DEG_TOL, eig_residual_tol=EIG_RESIDUAL_TOL,
        cache_guard_rel=CACHE_GUARD_REL,
        met_n_fixedgen=met_n_fixedgen, Delta_disc_fixedgen=Delta_disc_fixedgen,
        per_gen_n_fixedgen=per_gen_n_fixedgen,
        orbit_met=orbit_met, orbit_Ddisc=orbit_Ddisc, diag_seed=DIAG_SEED,
        u2_bdg=u2_bdg, c2_bdg=c2_bdg, u2_n=u2_n, c2_n=c2_n,
        sign_verdict=sign_verdict, magnitude_verdict=magnitude_verdict, regime_verdict=regime_verdict,
        audit_sha256=audit_sha, content_sha256=content_sha,
        untrusted_upstream_caveat=(
            "consumes s84 cache lineage flagged by S100b-TAU0-LAITEH-REDUCTION ESCALATION "
            "(STRUCTURED LC t=1/2; eigensolver control-verified; canonicity adjudication pending)"
        ),
    )
    print(f"\n  Saved data: {NPZ_OUT}")

    # --- plot ---
    fig, axes = plt.subplots(1, 2, figsize=(14, 5.5))
    x = np.arange(8)  # (local)
    wbar = 0.38  # (local)
    labels = [f"$\\lambda_{a+1}$" for a in range(8)]  # (local)
    axes[0].bar(x - wbar / 2, per_gen_bdg, wbar, label=f"BdG ($\\tau_{{fold}}={TAU_BDG}$)", color="tab:blue", edgecolor="k")
    axes[0].bar(x + wbar / 2, per_gen_n, wbar, label="normal ($\\tau=0$)", color="tab:orange", edgecolor="k")
    for a in C2_IDX:
        axes[0].axvspan(a - 0.5, a + 0.5, color="gray", alpha=0.10)
    axes[0].set_xticks(x); axes[0].set_xticklabels(labels)
    axes[0].set_ylabel(r"per-generator metric content  $\frac{1}{16}\|(1-P)J_aP\|_F^2$")
    axes[0].set_title("Provost–Vallée metric content of band-0 projector\n(shaded = $C^2$ directions $\\lambda_4..\\lambda_7$)")
    axes[0].legend()
    axes[0].grid(True, axis="y", alpha=0.3)

    axes[1].axhline(1.0, color="tab:blue", lw=2, label=r"$R^{BdG}/R^{BdG}=1$ (anchor)")
    axes[1].axhline(ratio_n_over_bdg, color="tab:orange", lw=2, label=rf"$R^N/R^{{BdG}}={ratio_n_over_bdg:.4f}$")
    axes[1].axhspan(1.0 - ENVELOPE_REL, 1.0 + ENVELOPE_REL, color="tab:blue", alpha=0.18,
                    label=r"Level-2 envelope $\pm10^{-3}$")
    orb_ratio = orbit_met / met_bdg  # (local)
    axes[1].scatter(np.full(N_ORBIT, 0.5), orb_ratio, marker="x", color="tab:red", zorder=5,
                    label=f"d2 orbit (N={N_ORBIT}, seed {DIAG_SEED})")
    axes[1].set_xlim(0, 1); axes[1].set_xticks([])
    axes[1].set_ylabel(r"$R^X / R^{BdG}$")
    axes[1].set_title(
        f"Mode-B projector discrimination\n"
        f"$\\Delta_{{disc}}$ = {Delta_disc:.6f}  (floor $10^{{-3}}$)  →  {verdict}\n"
        f"$\\delta_{{BdG}}$ = 0 (VACUOUS, Mode-B);  r0 = {r0};  CC1 rel = {cc1_rel:.1e}"
    )
    axes[1].legend(loc="center right", fontsize=8)
    axes[1].grid(True, axis="y", alpha=0.3)
    fig.suptitle(f"{GATE_ID}: §VII.AF.1.OP-PROJ Element-5 BdG-projector confirmation "
                 f"[UNTRUSTED-UPSTREAM caveat: LC t=1/2 lineage]", fontsize=11)
    fig.tight_layout(rect=[0, 0, 1, 0.93])
    fig.savefig(PNG_OUT, dpi=150)
    plt.close(fig)
    print(f"  Saved plot: {PNG_OUT}")

    # --- verdict payload (race-safe emission by the agent via emit_verdict) ---
    value_str = (  # (local) no single-quote chars
        f"mode=B;deltaBdG=0.0(VACUOUS);Ddisc={Delta_disc:.6f};RBdG={R_bdg:.6f};RN={R_n:.6f};"
        f"r0={r0};degN0={deg_n0};cc1rel={cc1_rel:.2e};orbitDdisc=[{orbit_Ddisc.min():.4f},{orbit_Ddisc.max():.4f}]"
    )
    extra_rows = [  # (local)
        ("# UNTRUSTED-UPSTREAM caveat: consumes s84 cache lineage flagged by "
         "S100b-TAU0-LAITEH-REDUCTION ESCALATION (STRUCTURED LC t=1/2; eigensolver "
         "control-verified; canonicity adjudication pending) — dispatched per "
         "pre-registered orchestrator triage"),
        ("# regulator_pin: a_4^{zeta} inherited verbatim from the §VII.AF.1.OP-PROJ entry "
         "(CM-1995 §III.4 residue at s=0; direct finite-triple pairing, NO new Mellin-pole "
         "evaluation => no new poleconv-{A|B} tag obligation) # " + GATE_ID),
        ("# Mode-B normalization-anchored (pre-declared plan §W6-1): N_pair fixed by "
         "R^BdG := eps_H_HP1_norm; delta_BdG == 0 BY CONSTRUCTION (VACUOUS); PASS/INFO "
         "carried by Delta_disc alone; generator-basis fallback = Gell-Mann lambda_1..lambda_8 "
         "via Kosmann spin-lift (OPERATIONAL DEVIATION, s84 npz lacks explicit basis); "
         "CLASS=FULL no SCHEMATIC helper # " + GATE_ID),
    ]
    print_verdict_payload(
        verdict, value_str, audit_sha, content_sha,
        sign_verdict=sign_verdict, magnitude_verdict=magnitude_verdict, regime_verdict=regime_verdict,
        companion_note=("§VII.AF.1.OP-PROJ Element-5 BdG-projector confirmation (Porlles-Chen); "
                        "Mode-B anchored; sign per plan = diagnostic-only, composite keys on "
                        "delta_BdG AND Delta_disc plan operator"),
        extra_rows=extra_rows,
    )

    print(f"\n  4-tuple: (value={Delta_disc:.6f}, scheme={SCHEME}, convention={CONVENTION}, L_max={L_MAX})")
    print(f"=== {GATE_ID}: {verdict} ===")
    return 0


if __name__ == "__main__":
    sys.exit(main())
